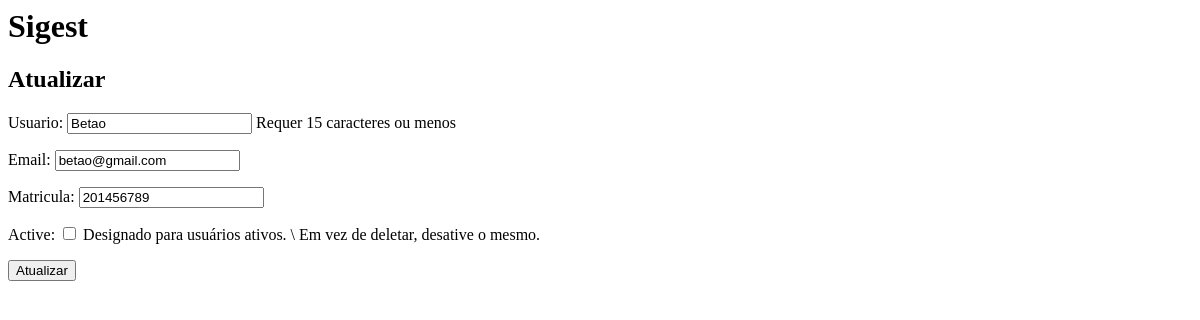
Page /accounts/update1/users/ on the earlier database version.
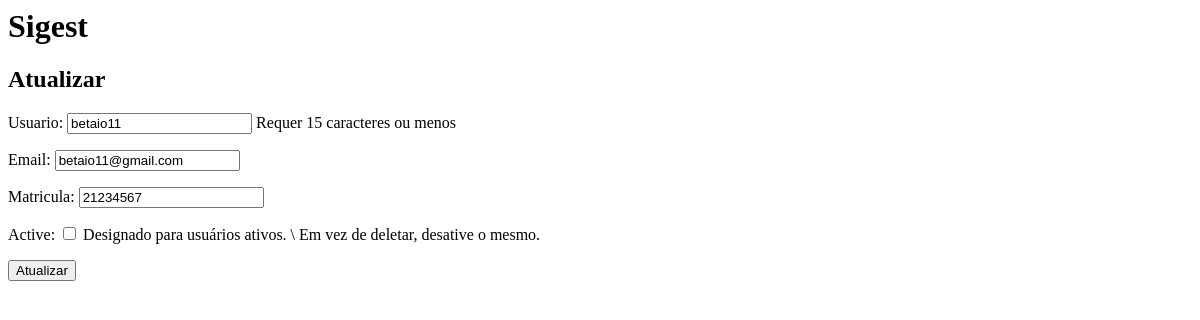
Same page on the later database version.
### usuarios/models.py (models this page shows)
class Usuario(AbstractBaseUser,PermissionsMixin):
    first_name = models.CharField(_('Nome completo'), max_length=255,  help_text=_('Defina seu nome completo, exemplo: Fulano da Silva'))
    username = models.CharField(_('usuario'), max_length=15, unique=True, help_text=_('Requer 15 caracteres ou menos'))
    password = models.CharField(_('senha'), max_length=15, help_text=('Digite uma senha com 15 caracteres ou menos'))
    email = models.EmailField(_('email'), max_length=255, unique=True)
    is_superuser = models.BooleanField(_('Status de Superusuário'), default=False,
                                       help_text=_('Designado para Superusuários '))
    is_staff = models.BooleanField(_('Status de staff'), default=False,
                                   help_text=_('Designado para usuarios da equipe'))
    is_active = models.BooleanField(_('active'), default=False,
                                    help_text=_('Designado para usuários ativos. \ Em vez de deletar, desative o mesmo.'))
    is_student = models.BooleanField (_('Aluno'), default=False,
                                      help_text=_('Designado para usuarios do tipo Aluno'))
    is_advisor = models.BooleanField(_('Orientador'), default=False,
                                      help_text=_('Designado para usuarios do tipo Orientador'))
    is_supervisor = models.BooleanField(_('Supervisor'), default=False,
                                      help_text=_('Designado para usuarios do tipo Supervisor'))
    date_joined = models.DateTimeField(_('data de ingresso'), default=timezone.now)
    is_trusty = models.BooleanField(_('Email confirmado'), default=False,
                                    help_text=_('Usuários com contas confirmadas.'))
    matricula = models.IntegerField()
    objects = UserManager()
    USERNAME_FIELD = 'username'
    REQUIRED_FIELDS = ['email', 'matricula', 'is_staff', 'is_superuser']
    class Meta:
        verbose_name = _('usuario')
        verbose_name_plural = _('usuarios')

### usuarios/views/advisor.py (the view)
# urls.py: path('accounts/update<int:pk>/users/',advisor.AdvisorUpdate.as_view(),name='advisor_update'),
class AdvisorUpdate(UpdateView):
    model = Usuario
    form_class = AdvisorUpdateForm
    context_object_name = 'advisor_update'
    template_name = 'advisors/advisor_update.html'
    success_url = reverse_lazy('advisor_list')

### usuarios/forms.py (shortened to what this page needs)
class AdvisorUpdateForm(forms.ModelForm):
    class Meta:
        model = Usuario
        fields = ('username', 'email','matricula','is_active')

### usuarios/templates/advisors/advisor_update.html (shortened to what this page needs)
{% extends 'base.html' %}
{% block content %}
  <h2>Atualizar</h2>
  <form method="post">
    {{ form.as_p }}
    <button type="submit">Atualizar</button>
  </form>
{% endblock %}

### usuarios/templates/base.html (shortened to what this page needs)
<html>
<head>
</head>
<body>
  <h1> Sigest </h1>
  <main>
    {% block content %}
    {% endblock %}
  </main>
</body>
</html>

Differences in the rows shown:
changed Usuario: username "Betao" → "betaio11"; email "betao@gmail.com" → "betaio11@gmail.com"; matricula "201456789" → "21234567"
